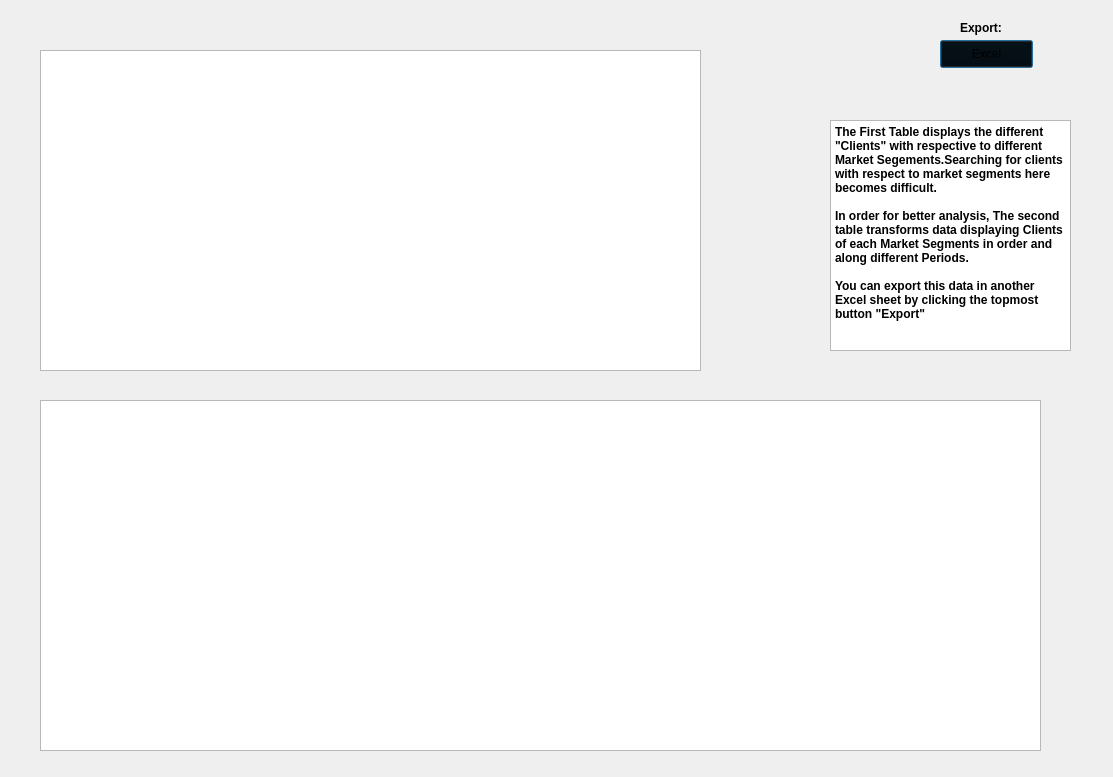
<?xml version="1.0" encoding="UTF-8"?>
<ui version="4.0">
 <class>salescli</class>
 <widget class="QDialog" name="salescli">
  <property name="geometry">
   <rect>
    <x>0</x>
    <y>0</y>
    <width>1113</width>
    <height>777</height>
   </rect>
  </property>
  <property name="windowTitle">
   <string>Sales Report by Client</string>
  </property>
  <property name="windowIcon">
   <iconset>
    <normaloff>../Pics/Electronics.ico</normaloff>../Pics/Electronics.ico</iconset>
  </property>
  <widget class="QTableWidget" name="tablecli">
   <property name="geometry">
    <rect>
     <x>40</x>
     <y>50</y>
     <width>661</width>
     <height>321</height>
    </rect>
   </property>
   <property name="font">
    <font>
     <pointsize>8</pointsize>
    </font>
   </property>
  </widget>
  <widget class="QTableWidget" name="tablaxmes">
   <property name="geometry">
    <rect>
     <x>40</x>
     <y>400</y>
     <width>1001</width>
     <height>351</height>
    </rect>
   </property>
   <property name="font">
    <font>
     <pointsize>8</pointsize>
    </font>
   </property>
  </widget>
  <widget class="QPushButton" name="btnexcel">
   <property name="geometry">
    <rect>
     <x>940</x>
     <y>40</y>
     <width>93</width>
     <height>28</height>
    </rect>
   </property>
   <property name="palette">
    <palette>
     <active>
      <colorrole role="WindowText">
       <brush brushstyle="SolidPattern">
        <color alpha="255">
         <red>255</red>
         <green>255</green>
         <blue>255</blue>
        </color>
       </brush>
      </colorrole>
      <colorrole role="Button">
       <brush brushstyle="SolidPattern">
        <color alpha="255">
         <red>0</red>
         <green>0</green>
         <blue>0</blue>
        </color>
       </brush>
      </colorrole>
     </active>
     <inactive>
      <colorrole role="WindowText">
       <brush brushstyle="SolidPattern">
        <color alpha="255">
         <red>255</red>
         <green>255</green>
         <blue>255</blue>
        </color>
       </brush>
      </colorrole>
      <colorrole role="Button">
       <brush brushstyle="SolidPattern">
        <color alpha="255">
         <red>0</red>
         <green>0</green>
         <blue>0</blue>
        </color>
       </brush>
      </colorrole>
     </inactive>
     <disabled>
      <colorrole role="WindowText">
       <brush brushstyle="SolidPattern">
        <color alpha="255">
         <red>120</red>
         <green>120</green>
         <blue>120</blue>
        </color>
       </brush>
      </colorrole>
      <colorrole role="Button">
       <brush brushstyle="SolidPattern">
        <color alpha="255">
         <red>0</red>
         <green>0</green>
         <blue>0</blue>
        </color>
       </brush>
      </colorrole>
     </disabled>
    </palette>
   </property>
   <property name="text">
    <string>Excel</string>
   </property>
   <property name="icon">
    <iconset>
     <normaloff>../Programacion/visual studio 2015/Projects/GestionEmpresa/GestionEmpresa/Resources/Excel32.png</normaloff>../Programacion/visual studio 2015/Projects/GestionEmpresa/GestionEmpresa/Resources/Excel32.png</iconset>
   </property>
  </widget>
  <widget class="QLabel" name="label">
   <property name="geometry">
    <rect>
     <x>960</x>
     <y>20</y>
     <width>55</width>
     <height>16</height>
    </rect>
   </property>
   <property name="font">
    <font>
     <weight>75</weight>
     <bold>true</bold>
    </font>
   </property>
   <property name="text">
    <string>Export:</string>
   </property>
  </widget>
  <widget class="QPlainTextEdit" name="plainTextEdit">
   <property name="geometry">
    <rect>
     <x>830</x>
     <y>120</y>
     <width>241</width>
     <height>231</height>
    </rect>
   </property>
   <property name="font">
    <font>
     <pointsize>9</pointsize>
     <weight>75</weight>
     <bold>true</bold>
    </font>
   </property>
   <property name="plainText">
    <string>The First Table displays the different &quot;Clients&quot; with respective to different Market Segements.Searching for clients with respect to market segments here becomes difficult.

In order for better analysis, The second table transforms data displaying Clients of each Market Segments in order and along different Periods.

You can export this data in another Excel sheet by clicking the topmost button &quot;Export&quot;</string>
   </property>
  </widget>
 </widget>
 <resources/>
 <connections/>
</ui>
